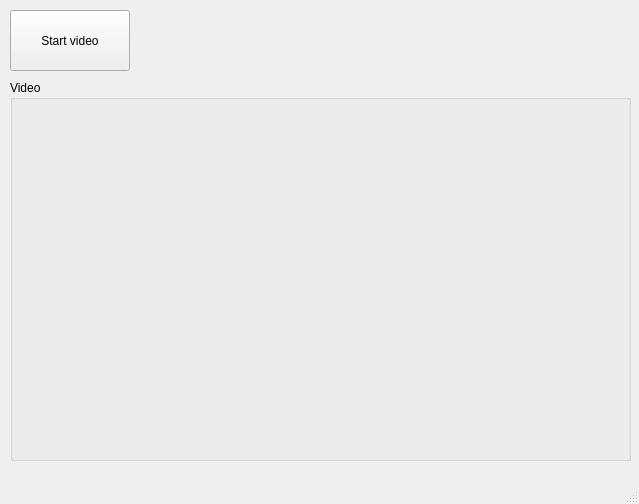
<?xml version="1.0" encoding="UTF-8"?>
<ui version="4.0">
 <class>MainWindow</class>
 <widget class="QMainWindow" name="MainWindow">
  <property name="geometry">
   <rect>
    <x>0</x>
    <y>0</y>
    <width>639</width>
    <height>504</height>
   </rect>
  </property>
  <property name="windowTitle">
   <string>MainWindow</string>
  </property>
  <property name="styleSheet">
   <string notr="true"/>
  </property>
  <widget class="QWidget" name="centralwidget">
   <widget class="QGroupBox" name="groupBox">
    <property name="geometry">
     <rect>
      <x>10</x>
      <y>80</y>
      <width>621</width>
      <height>381</height>
     </rect>
    </property>
    <property name="sizePolicy">
     <sizepolicy hsizetype="Preferred" vsizetype="Preferred">
      <horstretch>0</horstretch>
      <verstretch>0</verstretch>
     </sizepolicy>
    </property>
    <property name="title">
     <string>Video</string>
    </property>
    <widget class="QWidget" name="ImgWidget" native="true">
     <property name="geometry">
      <rect>
       <x>10</x>
       <y>20</y>
       <width>601</width>
       <height>351</height>
      </rect>
     </property>
    </widget>
   </widget>
   <widget class="QPushButton" name="startButton">
    <property name="geometry">
     <rect>
      <x>10</x>
      <y>10</y>
      <width>120</width>
      <height>61</height>
     </rect>
    </property>
    <property name="text">
     <string>Start video</string>
    </property>
   </widget>
  </widget>
  <widget class="QMenuBar" name="menubar">
   <property name="geometry">
    <rect>
     <x>0</x>
     <y>0</y>
     <width>639</width>
     <height>21</height>
    </rect>
   </property>
  </widget>
  <widget class="QStatusBar" name="statusbar"/>
 </widget>
 <resources/>
 <connections/>
</ui>
